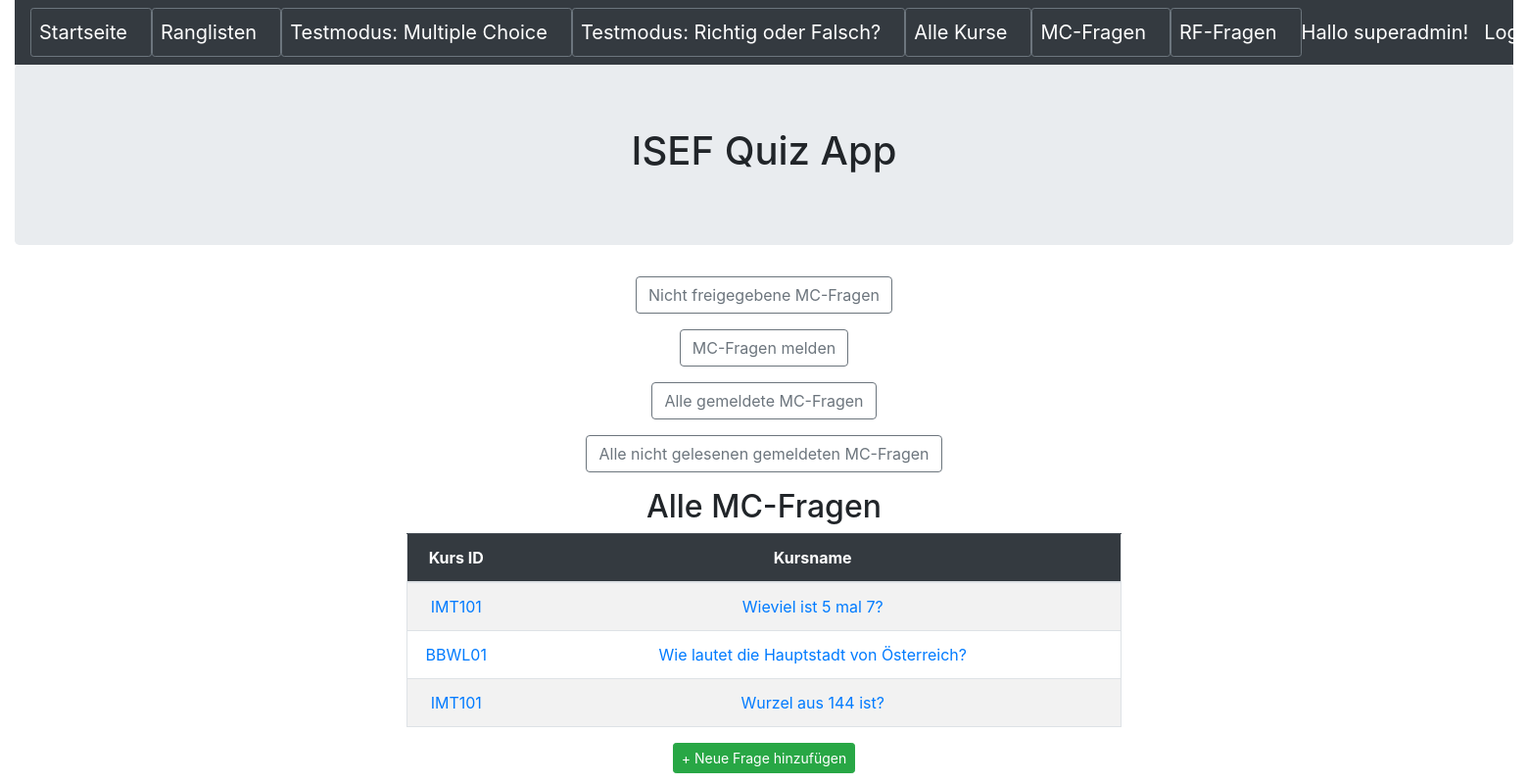
Page /frage (signed in) on the committed database.
### quiz/models.py (models this page shows, shortened)
class Frage(models.Model):
    name = models.CharField(max_length=255,blank=False,help_text='Geben Sie hier die Frage ein')
    kurs = models.ForeignKey(Kurs,null=True,blank=False,on_delete=models.CASCADE,help_text='Wählen Sie den Kurs, welchem die Frage zugewiesen wird')
    antwort1 = models.CharField(max_length=255,blank=False,null=True,help_text='Geben Sie die Antwort1 der Frage ein')
    antwort1richtig = models.BooleanField(default=False,help_text='Geben Sie an ob Antwort1 richtig ist',verbose_name="Antwort1 richtig?")
    antwort2 = models.CharField(max_length=255,blank=False,null=True,help_text='Geben Sie die Antwort2 der Frage ein')
    antwort2richtig = models.BooleanField(default=False,help_text='Geben Sie an ob Antwort2 richtig ist',verbose_name="Antwort2 richtig?")
    antwort3 = models.CharField(max_length=255,blank=True,null=True,help_text='Geben Sie die Antwort3 der Frage ein (optional)')
    antwort3richtig = models.BooleanField(default=False,help_text='Geben Sie an ob Antwort3 richtig ist',verbose_name="Antwort3 richtig?")
    antwort4 = models.CharField(max_length=255,blank=True,null=True,help_text='Geben Sie die Antwort4 der Frage ein (optional)')
    antwort4richtig = models.BooleanField(default=False,help_text='Geben Sie an ob Antwort4 richtig ist',verbose_name="Antwort4 richtig?")
    freigegeben=models.BooleanField(default=False,help_text='Frage freigeben?',verbose_name="Frage freigeben")

class Kurs(models.Model):
    name = models.CharField(max_length=50,help_text='Geben Sie den Namen des Kurses ein')
    beschreibung = models.CharField(max_length=255,help_text='Geben Sie die Beschreibung des Kurses ein')
    def __str__(self):
        return self.name

### quiz/views.py (the view)
# urls.py: path('frage', FrageHome.as_view(), name='frage_start'),
class FrageHome(AuthListView):
    model = Frage
    template_name = 'frage/frage_home.html'
    permission_required = ('quiz.view_frage')
    def get_queryset(self):
        return Frage.objects.filter(freigegeben = True)

### quiz/templates/frage/frage_home.html
{% extends 'base.html' %}
{% block content %}
<div class="text-center">
	<p><button type="button" class="btn btn-outline-secondary" onclick="location.href='{% url 'frage_nichtfreigegeben'  %}'"> Nicht freigegebene MC-Fragen</button></p>
	<p><button type="button" class="btn btn-outline-secondary" onclick="location.href='{% url 'meldungmcfrage_select'  %}'"> MC-Fragen melden</button></p>
	<p><button type="button" class="btn btn-outline-secondary" onclick="location.href='{% url 'meldungmcfragen'  %}'"> Alle gemeldete MC-Fragen</button></p>
	<p><button type="button" class="btn btn-outline-secondary" onclick="location.href='{% url 'meldungmcfragen_ungelesen'  %}'"> Alle nicht gelesenen gemeldeten MC-Fragen</button></p>
</div>
<div class="container text-center">
	<div class="row justify-content-md-center">
		<div class="col-sm-8 ">
            <h2>Alle MC-Fragen</h2>
            <table class ="table border table-hover table-striped">
                <thead class="table-dark">
					<th width="100" scope = "col">Kurs ID</th>
					<th  scope = "col">Kursname</th>
				</thead>
                <tbody>
                {% for frage in object_list %}
                <tr>
	                    <td><a href="{% url 'frage_detail' frage.pk %}">{{ frage.kurs }}</a></td>
                        <td><a href="{% url 'frage_detail' frage.pk %}">{{ frage.name }}</a></td>
                {% endfor %}
                </tbody>
            </table>
            <a class="btn btn-success btn-sm" href="{% url 'neue_frage' %}">+ Neue Frage hinzufügen</a>
        </div>
	</div>
</div>
{% endblock content %}

### templates/base.html (shortened to what this page needs)
<!DOCTYPE html>
<html>
  <head>
	<link rel="stylesheet" href="https://stackpath.bootstrapcdn.com/bootstrap/4.5.0/css/bootstrap.min.css">
  </head>
  <body>
    <div class="container-fluid">
        <header>
            <nav class="navbar navbar-expand-lg navbar-dark bg-dark">
                <button type="button" class="btn btn-outline-secondary btn-sm"><a class="navbar-brand" href="{% url 'index' %}">Startseite</a></button>
                <button type="button" class="btn btn-outline-secondary btn-sm"><a class="navbar-brand" href="{% url 'ergebnis_start' %}">Ranglisten</a></button>
                <button type="button" class="btn btn-outline-secondary btn-sm"><a class="navbar-brand" href="{% url 'mctest_select' %}">Testmodus: Multiple Choice</a></button>
                <button type="button" class="btn btn-outline-secondary btn-sm"><a class="navbar-brand" href="{% url 'rftest_select' %}">Testmodus: Richtig oder Falsch?</a></button>
                <button type="button" class="btn btn-outline-secondary btn-sm"><a class="navbar-brand" href="{% url 'kurs_start' %}">Alle Kurse</a></button>
                <button type="button" class="btn btn-outline-secondary btn-sm"><a class="navbar-brand" href="{% url 'frage_start' %}">MC-Fragen</a></button>
                <button type="button" class="btn btn-outline-secondary btn-sm"><a class="navbar-brand" href="{% url 'richtigoderfalsch_start' %}">RF-Fragen</a></button>
				{% if user.is_authenticated %}
                <a class="navbar-brand ml-auto order-md-last ">Hallo {{ user.get_username }}!</a>
                <a class="navbar-brand ml-auto order-md-last" href="{% url 'logout'%}?next={{request.path}}">Logout</a>
                {% else %}
                <a class="navbar-brand ml-auto order-md-last" href="{% url 'login'%}?next={{request.path}}">Login</a>
                {% endif %}
            </nav>
        </header>
        <div class="jumbotron">
            <h1 class="text-center">ISEF Quiz App</h1>
        </div>
        {% block content %}
        {% endblock content %}
    </div>
  </body>
</html>

### rows in the picture
Frage: kurs "IMT101", name "Wieviel ist 5 mal 7?"
Frage: kurs "BBWL01", name "Wie lautet die Hauptstadt von Österreich?"
Frage: kurs "IMT101", name "Wurzel aus 144 ist?"

### other values in the picture
{{ user.get_username }} "superadmin"
